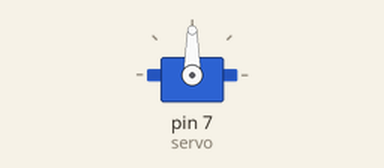
This sketch was run on a simulated Arduino Uno, built with avr-gcc and run on an emulated ATmega328P. Shown: servo.

Above: at 0.25 s.
Timing chart, 0 to 3.2 s (numbered marks = the images above):
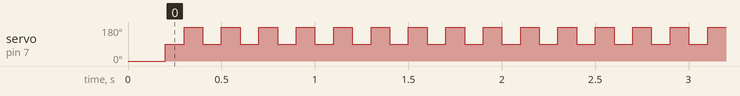

Measured:
- by itself, servo on pin 7 (servo): alternates 180° for 0.10 s and 90° for 0.10 s

The sketch:

sketch_mar25b.ino
```cpp
#include<Servo.h>

Servo servo;

void setup() {
  // put your setup code here, to run once:
servo.attach(7);
servo.write(0);
delay(200);
}

void loop() {
  // put your main code here, to run repeatedly:
servo.write(90);
delay(100);
servo.write(390);
delay(100);
}
```
